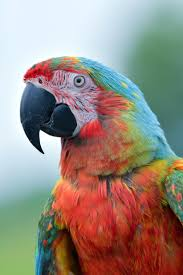
#> input picture lab3/input.jpg, 183 x 275 px
$ jupyter execute x.ipynb   (older library calls are emulated)
#> lines starting #> are read from the running program, lines starting #| are printed output that depends on the picture
[cell 1]
import cv2
import numpy as np
import matplotlib.pyplot as plt

[cell 2]
# Load image
image = cv2.imread('input.jpg')
#> image is the input picture: shape (275, 183, 3); mean B, G, R 128.5, 137.9, 151.3
gray = cv2.cvtColor(image, cv2.COLOR_BGR2GRAY)
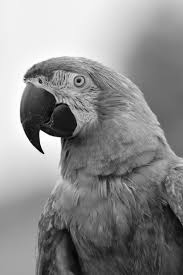
#> gray: shape (275, 183); min 2, max 255, mean 140.8

[cell 3]
# Sobel
sobel_x = cv2.Sobel(gray, cv2.CV_64F, 1, 0, ksize=3)
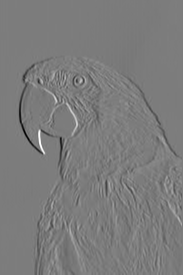
#> sobel_x: shape (275, 183) float64; min -917, max 957, mean -4.4; drawn with min black and max white
sobel_y = cv2.Sobel(gray, cv2.CV_64F, 0, 1, ksize=3)
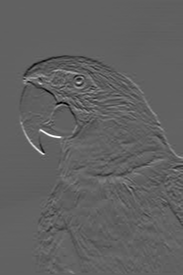
#> sobel_y: shape (275, 183) float64; min -596, max 956, mean -4.4; drawn with min black and max white
sobel = np.sqrt(sobel_x**2 + sobel_y**2)
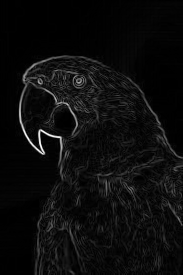
#> sobel: shape (275, 183) float64; min 0, max 1013.3, mean 50.7; drawn with min black and max white
sobel = cv2.normalize(sobel, None, 0, 255, cv2.NORM_MINMAX)

[cell 4]
# Prewitt Kernels
kernelx = np.array([[1,0,-1],[1,0,-1],[1,0,-1]])
kernely = np.array([[1,1,1],[0,0,0],[-1,-1,-1]])

prewitt_x = cv2.filter2D(gray, -1, kernelx)
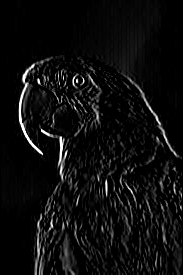
#> prewitt_x: shape (275, 183); min 0, max 255, mean 13.5
prewitt_y = cv2.filter2D(gray, -1, kernely)
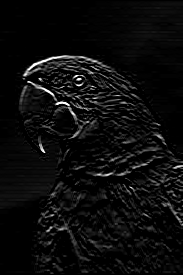
#> prewitt_y: shape (275, 183); min 0, max 255, mean 12.3
prewitt = cv2.addWeighted(prewitt_x, 0.5, prewitt_y, 0.5, 0)
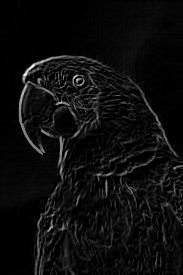
#> prewitt: shape (275, 183); min 0, max 255, mean 12.9

[cell 5]
# Laplacian
laplacian = cv2.Laplacian(gray, cv2.CV_64F)
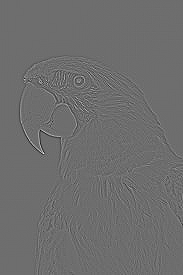
#> laplacian: shape (275, 183) float64; min -385, max 507, mean 0; drawn with min black and max white
laplacian = cv2.normalize(laplacian, None, 0, 255, cv2.NORM_MINMAX)

[cell 6]
# Display results
titles = ['Original', 'Sobel', 'Prewitt', 'Laplacian']
images = [gray, sobel, prewitt, laplacian]

plt.figure(figsize=(10,8))
for i in range(4):
    plt.subplot(2,2,i+1)
    plt.imshow(images[i], cmap='gray')
    plt.title(titles[i])
    plt.axis('off')

plt.show()
